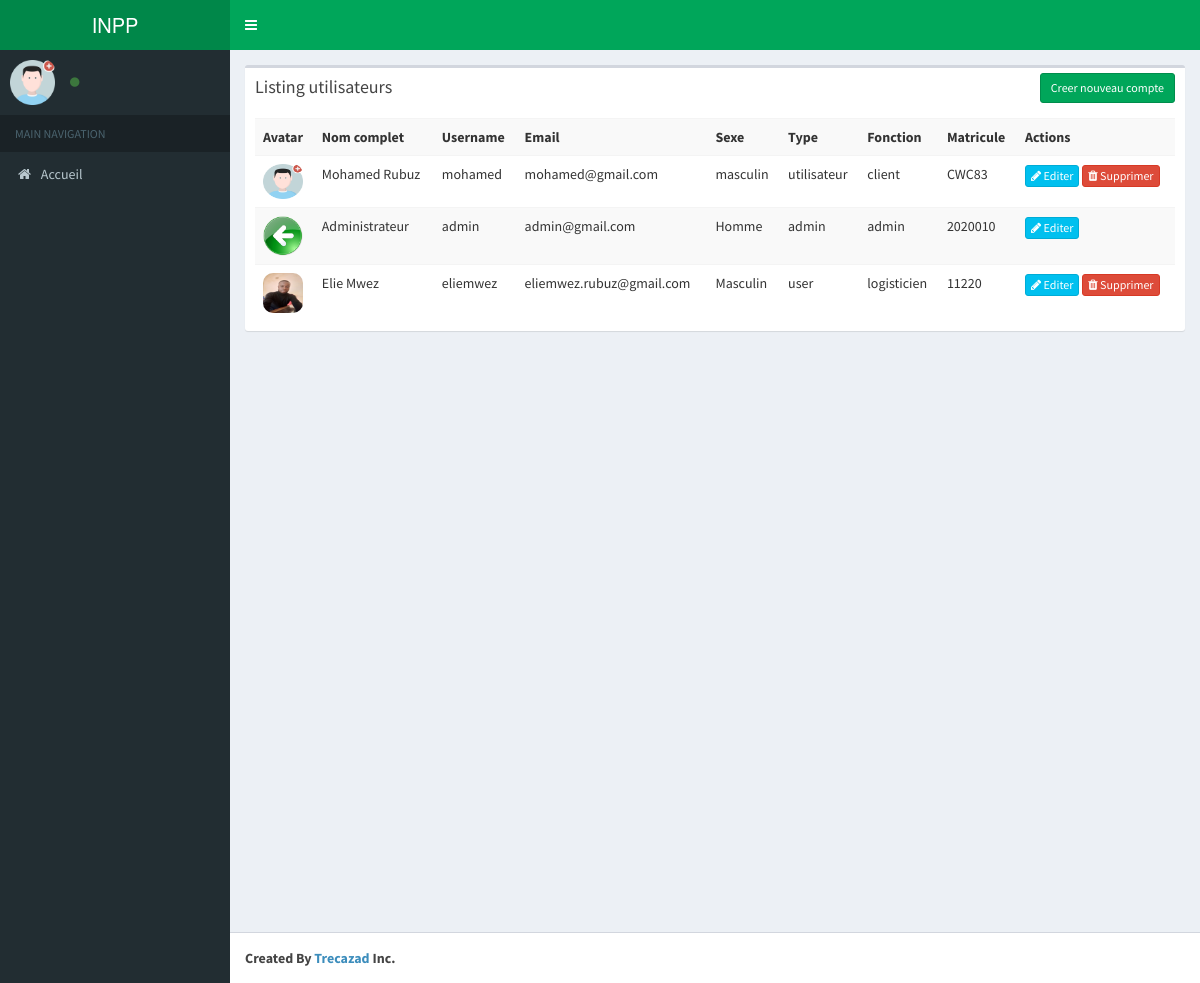
The app's page /index.php/user with its own data.
### tables this page shows
CREATE TABLE `tb_im_users` (
  `id_asset` int(11) NOT NULL,
  `asset_fullname` varchar(75) NOT NULL,
  `asset_username` varchar(50) DEFAULT NULL,
  `asset_password` varchar(60) DEFAULT NULL,
  `asset_email` varchar(50) DEFAULT NULL,
  `asset_sexe` varchar(10) DEFAULT NULL,
  `asset_phone` varchar(50) DEFAULT NULL,
  `asset_type` varchar(20) DEFAULT 'logisticien',
  `date_ajout` timestamp NULL DEFAULT CURRENT_TIMESTAMP,
  `date_connected` timestamp NULL DEFAULT NULL,
  `account_activated` varchar(25) DEFAULT 'active',
  `asset_avatar` varchar(75) DEFAULT NULL,
  `date_update` datetime DEFAULT NULL,
  `asset_fonction` varchar(75) NOT NULL,
  `asset_matricule` varchar(10) NOT NULL
);

### application/controllers/User.php (called while the page is built, shortened)
<?php
class User extends CI_Controller{
    function __construct()
    {
        $this->load->model('User_model');
        $this->load->model('Educazad_model');
    }
    function index()
    {
        $params['limit'] = RECORDS_PER_PAGE;
        $params['offset'] = ($this->input->get('per_page')) ? $this->input->get('per_page') : 0;
        $data['tb_am_users'] = $this->User_model->get_all_tb_am_users($params);
        $data['_view'] = 'user/index';
        $this->load->view('layouts/main',$data);
    }
}

### index.php (called while the page is built, shortened)
<?php
require_once BASEPATH.'core/CodeIgniter.php';

### application/models/User_model.php (called while the page is built, shortened)
<?php
class User_model extends CI_Model
{
    function get_all_tb_am_users_count()
    {
        $this->db->from('tb_im_users');
        return $this->db->count_all_results();
    }
    function get_all_tb_am_users($params = array())
    {
        $this->db->order_by('id_asset', 'desc');
        if(isset($params) && !empty($params))
        {
            $this->db->limit($params['limit'], $params['offset']);
        }
        return $this->db->get('tb_im_users')->result_array();
    }
}

### application/views/user/index.php (the view, shortened to what this page needs)
<div class="row">
    <div class="col-md-12">
        <div class="box">
            <div class="box-header">
                <h3 class="box-title">Listing utilisateurs</h3>
            	<div class="box-tools">
                    <a href="<?php echo site_url('user/add'); ?>" class="btn btn-success btn-sm">Creer nouveau compte</a>
                </div>
            </div>
            <div class="box-body">
                <table class="table table-striped">
                    <tr>
                    	<th>Avatar</th>
						<th>Nom complet</th>
						<th>Username</th>
						<th>Email</th>
						<th>Sexe</th>
						<th>Type</th>
						<th>Fonction</th>
						<th>Matricule</th>
						<th>Actions</th>
                    </tr>
                    <?php foreach($tb_am_users as $t){ ?>
                    <tr>
						<td>
							<?php if (!empty($t['asset_avatar'])) { ?>
                                         <img src="<?php echo base_url() . $t['asset_avatar']; ?>" class="img-circle" alt="User Image"
                                         style="border-radius: 10px!important; height: 40px; width: 40px;"/>
                                 <?php } else { ?>
                                  <img src="<?php echo base_url(); ?>global/img/avatars/avatar.png"
                                        alt="Avatar" class="img-circle" style="border-radius: 10px!important; height: 35px; width: 40px;"/>
                                <?php } ?>
						</td>
						<td><?php echo $t['asset_fullname']; ?></td>
						<td><?php echo $t['asset_username']; ?></td>
						<td><?php echo $t['asset_email']; ?></td>
						<td><?php echo $t['asset_sexe']; ?></td>
						<td><?php echo $t['asset_type']; ?></td>
						<td><?php echo $t['asset_fonction']; ?></td>
						<td><?php echo $t['asset_matricule']; ?></td>
						<td>
                            <a href="<?php echo site_url('user/edit/'.$t['id_asset']); ?>" class="btn btn-info btn-xs"><span class="fa fa-pencil"></span> Editer</a>
                                 <?php if($t['asset_type'] !== "admin"){ ?>
                             <a onclick="return confirm('Voulez-vous vraiment supprimer ce compte')"
                             href="<?php echo site_url('user/remove/'.$t['id_asset']); ?>" class="btn btn-danger btn-xs"><span class="fa fa-trash"></span> Supprimer</a>
                             <?php } ?>
                        </td>
                    </tr>
                    <?php } ?>
                </table>
            </div>
        </div>
    </div>
</div>

### application/views/layouts/main.php (shortened to what this page needs)
<!DOCTYPE html>
<html>
    <head>
        <link rel="stylesheet" href="<?php echo site_url('resources/css/bootstrap.min.css');?>">
        <link rel="stylesheet" href="<?php echo site_url('resources/css/font-awesome.min.css');?>">
        <link rel="stylesheet" href="https://cdnjs.cloudflare.com/ajax/libs/ionicons/2.0.1/css/ionicons.min.css">
        <link rel="stylesheet" href="<?php echo site_url('resources/css/bootstrap-datetimepicker.min.css');?>">
        <link rel="stylesheet" href="<?php echo site_url('resources/css/AdminLTE.min.css');?>">
        <link rel="stylesheet" href="<?php echo site_url('resources/css/_all-skins.min.css');?>">
    </head>
    <body class="hold-transition skin-green sidebar-mini">
        <div class="wrapper">
            <header class="main-header">
                <a href="" class="logo">
                    <span class="logo-lg">INPP</span>
                </a>
                <nav class="navbar navbar-static-top">
                    <a href="#" class="sidebar-toggle" data-toggle="offcanvas" role="button">
                    </a>
                </nav>
            </header>
            <aside class="main-sidebar">
                <section class="sidebar">
                    <div class="user-panel">
                        <div class="pull-left image">
                            <?php if (!empty($this->session->avatar)) { ?>
                             <img src="<?php echo base_url() . trim($this->session->avatar); ?>"
                                alt="Avatar"
                                   style="border-radius: 10px!important; height: 50px; width: 50px;"/>
                                 <?php } else { ?>
                                  <img src="<?php echo base_url(); ?>global/img/avatars/avatar.png"
                                        alt="Avatar" class="img-circle" style="border-radius: 10px!important;"/>
                                <?php } ?>
                        </div>
                        <div class="pull-left info">
                            <a href="<?= base_url('user/account'); ?>" class="text-capitalize"><i class="fa fa-circle text-success"></i> <?= $this->session->fonction; ?></a>
                        </div>
                    </div>
                    <ul class="sidebar-menu">
                        <li class="header">MAIN NAVIGATION</li>
                        <li>
                            <a href="<?php echo site_url();?>">
                                <i class="fa fa-home"></i> <span>Accueil</span>
                            </a>
                        </li>
                    </ul>
                </section>
            </aside>
            <div class="content-wrapper">
                <section class="content">
                    <?php
                    if(isset($_view) && $_view)
                        $this->load->view($_view);
                    ?>
                </section>
            </div>
            <footer class="main-footer">
                <strong>Created By <a href="https://eliemwez.congoagile.com/">Trecazad</a> Inc.</strong>
            </footer>
        </div>
    </body>
</html>

### records on screen
tb_im_users: asset_fullname "Mohamed Rubuz", asset_username "mohamed", asset_email "mohamed@gmail.com", asset_sexe "masculin", asset_type "utilisateur", asset_fonction "client", asset_matricule "CWC83"
tb_im_users: asset_avatar (picture), asset_fullname "Administrateur", asset_username "admin", asset_email "admin@gmail.com", asset_sexe "Homme", asset_type "admin", asset_fonction "admin", asset_matricule "2020010"
tb_im_users: asset_avatar (picture), asset_fullname "Elie Mwez", asset_username "eliemwez", asset_email "eliemwez.rubuz@gmail.com", asset_sexe "Masculin", asset_type "user", asset_fonction "logisticien", asset_matricule "11220"
